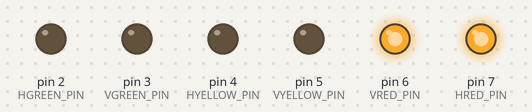
Bench run of a sketch on a simulated Arduino Uno, built with avr-gcc and run on an emulated ATmega328P. Parts: output pins drawn as LEDs (lit = HIGH).

Above: at 1.0 s.
At 4.0 s:
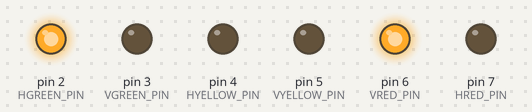
At 7.0 s:
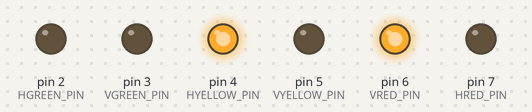
At 12.0 s:
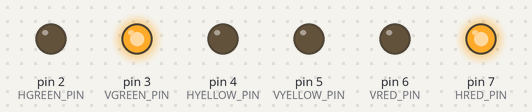
At 15.0 s:
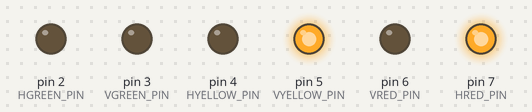
Timing chart, 0 to 23.4 s (numbered marks = the images above):
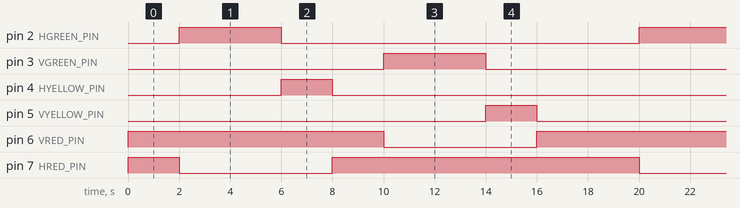

Measured:
- by itself, pin 2 (HGREEN_PIN), pin 3 (VGREEN_PIN): alternates HIGH for 4.0 s and LOW for 14.0 s
- by itself, pin 4 (HYELLOW_PIN), pin 5 (VYELLOW_PIN): alternates HIGH for 2.0 s and LOW for 16.0 s
- by itself, pin 6 (VRED_PIN), pin 7 (HRED_PIN): repeats every 18.0 s: LOW 6.0 s, HIGH 12.0 s

The sketch:

arduinotlight.ino
```cpp
//Horizontal Traffic lights
#define HRED_PIN 7
#define HYELLOW_PIN 4
#define HGREEN_PIN 2

//Vertical Traffic light
#define VRED_PIN 6
#define VYELLOW_PIN 5
#define VGREEN_PIN 3

//Delays
#define GREEN_DELAY 4000
#define YELLOW_DELAY 2000
#define RED_DELAY 2000

//Setting up both the horziontal and vertical lights for the traffic lights
void setup() {
  //Horizontal
  pinMode(HRED_PIN, OUTPUT);
  pinMode(HYELLOW_PIN, OUTPUT);
  pinMode(HGREEN_PIN, OUTPUT);

  //Vertical
  pinMode(VRED_PIN, OUTPUT);
  pinMode(VYELLOW_PIN, OUTPUT);
  pinMode(VGREEN_PIN, OUTPUT);
}

void loop() {
  //When all traffic lights are red
  digitalWrite(HRED_PIN, HIGH);
  digitalWrite(VRED_PIN, HIGH);
  digitalWrite(HGREEN_PIN,LOW);
  //Timing for All red lighting on both the horizontal
  delay(RED_DELAY);

  //When the vertical light are red makes the horizontal light turn off (LOW) and make the green turn on (HIGH)
  digitalWrite(HRED_PIN, LOW);
  digitalWrite(HGREEN_PIN, HIGH);
  digitalWrite(VRED_PIN, HIGH);
  //Timing for how long Green needs to be off for
  delay(GREEN_DELAY);

  //When the Horzontal lights are turning yellow and the green turns off
  digitalWrite(HYELLOW_PIN, HIGH);
  digitalWrite(HGREEN_PIN, LOW);
  //Yellow timing
  delay(YELLOW_DELAY);

  //Turns the Horzontal light from yellow to red and again sets all lights red
  digitalWrite(HYELLOW_PIN, LOW);
  digitalWrite(HRED_PIN, HIGH);
  digitalWrite(VRED_PIN, HIGH);
  //Red Timing
  delay(RED_DELAY);

  //Turns the Vertical lights from Red to Green
  digitalWrite(VRED_PIN, LOW);
  digitalWrite(VGREEN_PIN, HIGH);
  //Green timing
  delay(GREEN_DELAY);

  //Turns the Vertical light from Green to Yellow
  digitalWrite(VGREEN_PIN, LOW);
  digitalWrite(VYELLOW_PIN, HIGH);
  //Yellow timing
  delay(YELLOW_DELAY);

  //Turns the Vertical light from Yellow to Red
  digitalWrite(VYELLOW_PIN, LOW);
  digitalWrite(VRED_PIN, HIGH);
  //Yellow timing
  delay(YELLOW_DELAY);
}
```
